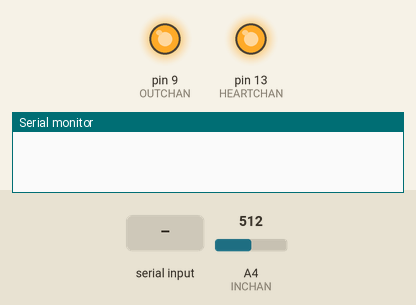
Bench run of a sketch on a simulated Arduino Uno, built with avr-gcc and run on an emulated ATmega328P. Parts: output pins drawn as LEDs (lit = HIGH), the last lines printed to the serial monitor. The inputs (shaded band) are chosen by the test bench; at power-on: A4 (INCHAN) = 512.

Above: at 2.2 s.
2.3 s: A4 (INCHAN) set to 54
5.3 s: A4 (INCHAN) set to 44
At 7.1 s:
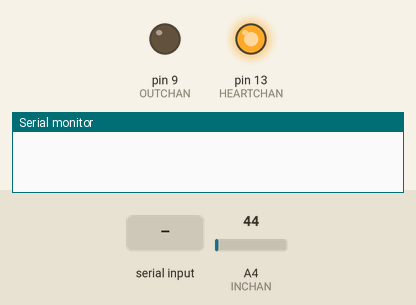
8.3 s: "r" received over Serial
11.3 s: "v" received over Serial
13.5 s: "1" received over Serial
At 13.8 s:
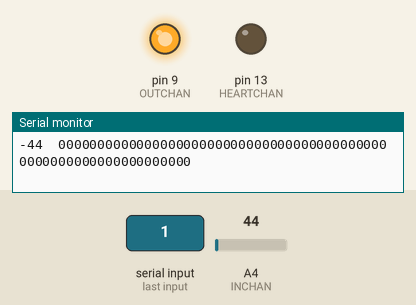
15.0 s: "2" received over Serial
At 16.8 s:
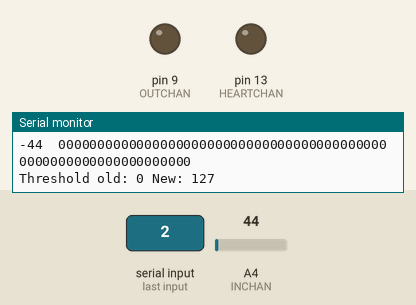
Timing chart, 0 to 18.5 s (numbered marks = the images above; inputs shaded):
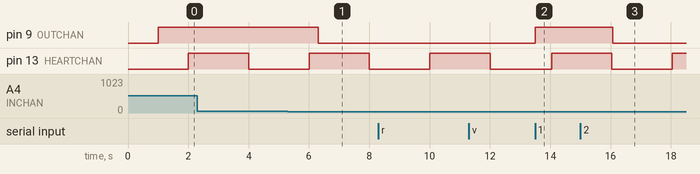

The sketch:

AnalogTriggerDEMO.ino
```cpp
//REFERENCE: https://forum.processing.org/two/discussion/25252/gui-for-arduino-code/p1

//INSTRUCTIONS:
//* Heart beat runs on pin 13 and it blinks at a defined rate indicating normal operation
//* Input v to toggle verbose. When verbose is on, every time the selected analog input is
//  above threshold, a data is sent to serial output. It prints "-[ADC val]   0000000000000000000000000000000000000000000000000000000000000000"
//* Input r to inquire current value of selected anlaog input. It prints  "Threshold: [Thresh val] Current AI value: [ADC val]"
//* Input a value from 1 to 9 to map threshold from 0 to 1023. It prints "Threshold old: [old thesh] New: [new thresh]"
//
//* Circuit: LED anode (long leg) into DO. LED's cathode to resistor and then into ground.
//* Anolog input reads a positive signal. Circuit capacitance can induce a signal on the input. So for proper triggering:
//  Use a toggle switch and then positive terminal--->switch--->*--->resistor--->Ground. Notice you need to do Analog readout at (*)

const int INCHAN = A4;
const int OUTCHAN = 9;  //Digital output 9
const int HEARTCHAN = 13;

const int HEART_DURATION = 2000;
const int SGNOUT_DURATION = 1000;

unsigned long timeHeart;
int heartBeat = 0;

int verbosity = 0;

unsigned long timerSgn;
int sgnFlag = 0;
int thresh = 48;        // Variable threshold
int incomingByte = 0;   // For incoming serial data

void setup() {
  // put your setup code here, to run once:
  Serial.begin (9600);
  resetInputData();

  pinMode(INCHAN, INPUT) ;
  pinMode(OUTCHAN, OUTPUT);
  pinMode(HEARTCHAN, OUTPUT);  // Heart beat
  digitalWrite(OUTCHAN, LOW);

  delay(1000);  //  Hold before running
}

void loop() {

  // Make the LED blink in pin 13 for "heart beat"
  if (millis() - timeHeart > HEART_DURATION) {
    heartBeat = !heartBeat;
    digitalWrite (HEARTCHAN, heartBeat);
    timeHeart = millis();
  }

  if (sgnFlag == HIGH) {
    if (millis() - timerSgn > SGNOUT_DURATION) {
      sgnFlag = LOW;
      digitalWrite(OUTCHAN, LOW);
    }
  }

  int adc  = analogRead(INCHAN) ;    //reading analog voltage and storing it in an integer

  if (adc > thresh) {

    //    Version 1
    //    digitalWrite(OUTCHAN, HIGH) ;
    //    delay(SGNOUT_DURATION);
    //    digitalWrite(OUTCHAN, LOW) ;
    //    delay(20);

    //    Version 2
    timerSgn = millis();
    sgnFlag = HIGH;
    digitalWrite(OUTCHAN, HIGH);


    if (verbosity != 0) {
      Serial.print(-adc);
      Serial.print('\t');
      for (int i = 0; i < 63; i++)
        Serial.print('0');
      Serial.println('0');
    }

  }

  if (incomingByte >= 0) {

    if (incomingByte >= '1' && incomingByte <= '9') {
      updateThreshold();
    }

    //if (incomingByte >= 'a' && incomingByte <= 'z') {

    //Reads current analog value in INCHAN
    if (incomingByte == 'r' || incomingByte == 'R') {
      Serial.print("Threshold: ");
      Serial.print(thresh, DEC);
      Serial.print(" Current AI value: ");
      Serial.println(adc, DEC);
    }

    //Toggles auto-output when above threshold
    if (incomingByte == 'v' || incomingByte == 'V') {
      verbosity = !verbosity;
      Serial.print("Verbose now: ");
      Serial.println(verbosity, DEC);
    }

    resetInputData();
  }
}

void updateThreshold() {

  Serial.print("Threshold old: ");
  Serial.print(thresh, DEC);

  //Serial.println(incomingByte, DEC);
  int val = (incomingByte - '1') + 1; //Char to int, range 1 to 9 inclusive
  thresh = map(val, 1, 9, 0, 1023);

  Serial.print(" New: ");
  Serial.println(thresh, DEC);
}


void serialEvent() {
  //statements
  incomingByte = Serial.read();
}

void resetInputData() {
  incomingByte = -1;
}
```

Measured:
- the behaviour switches between 49 and 48 on A4 (INCHAN) (found by bisection; images 0 and 1)
- after the input at 5.3 s, pin 9 (OUTCHAN): HIGH → LOW after 1.0 s
- after the input at 13.5 s, pin 9 (OUTCHAN): LOW → HIGH at once
- after the input at 15.0 s, pin 9 (OUTCHAN): HIGH → LOW after 1.1 s
